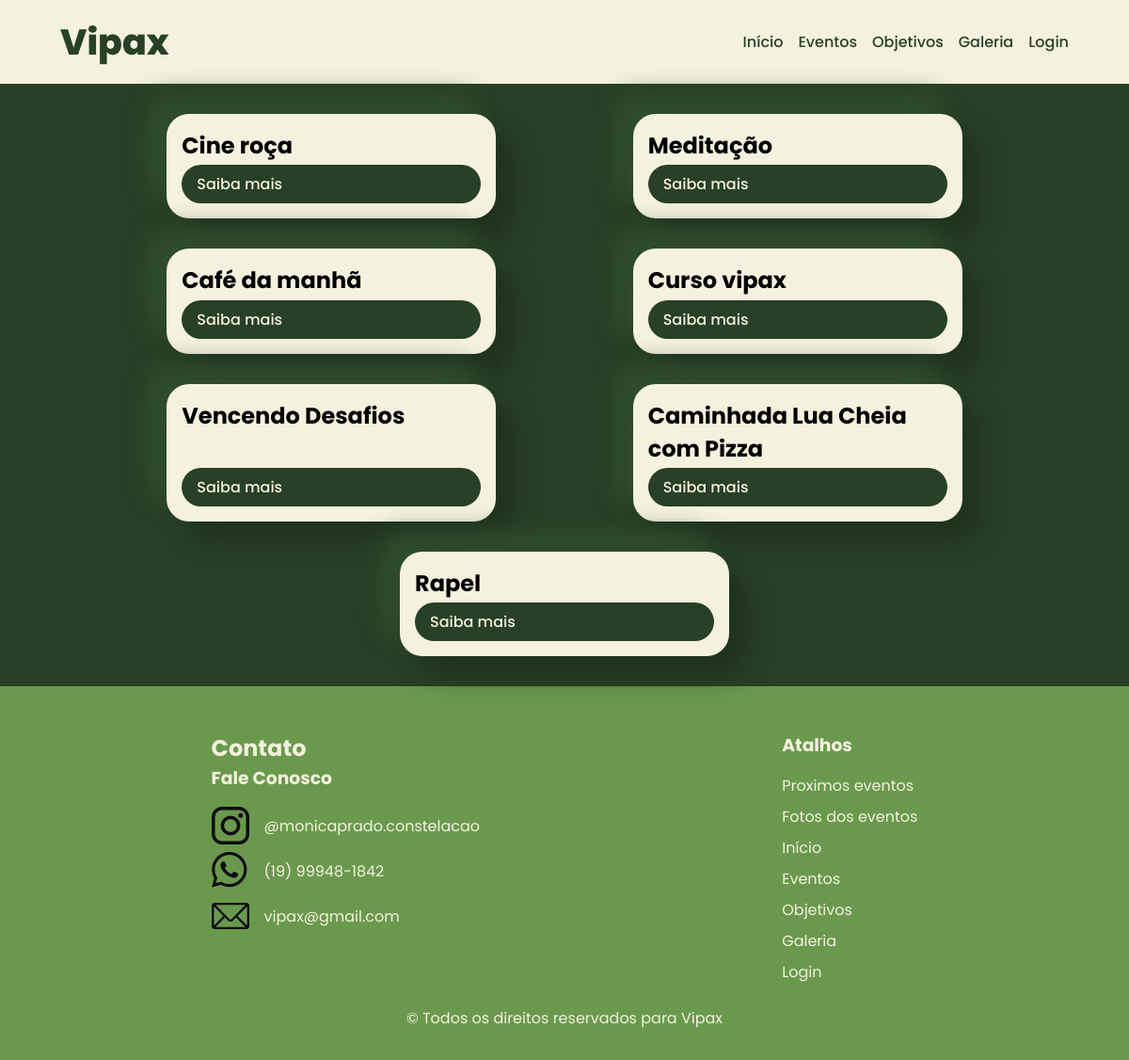
Page /eventos.php on the earlier database version.
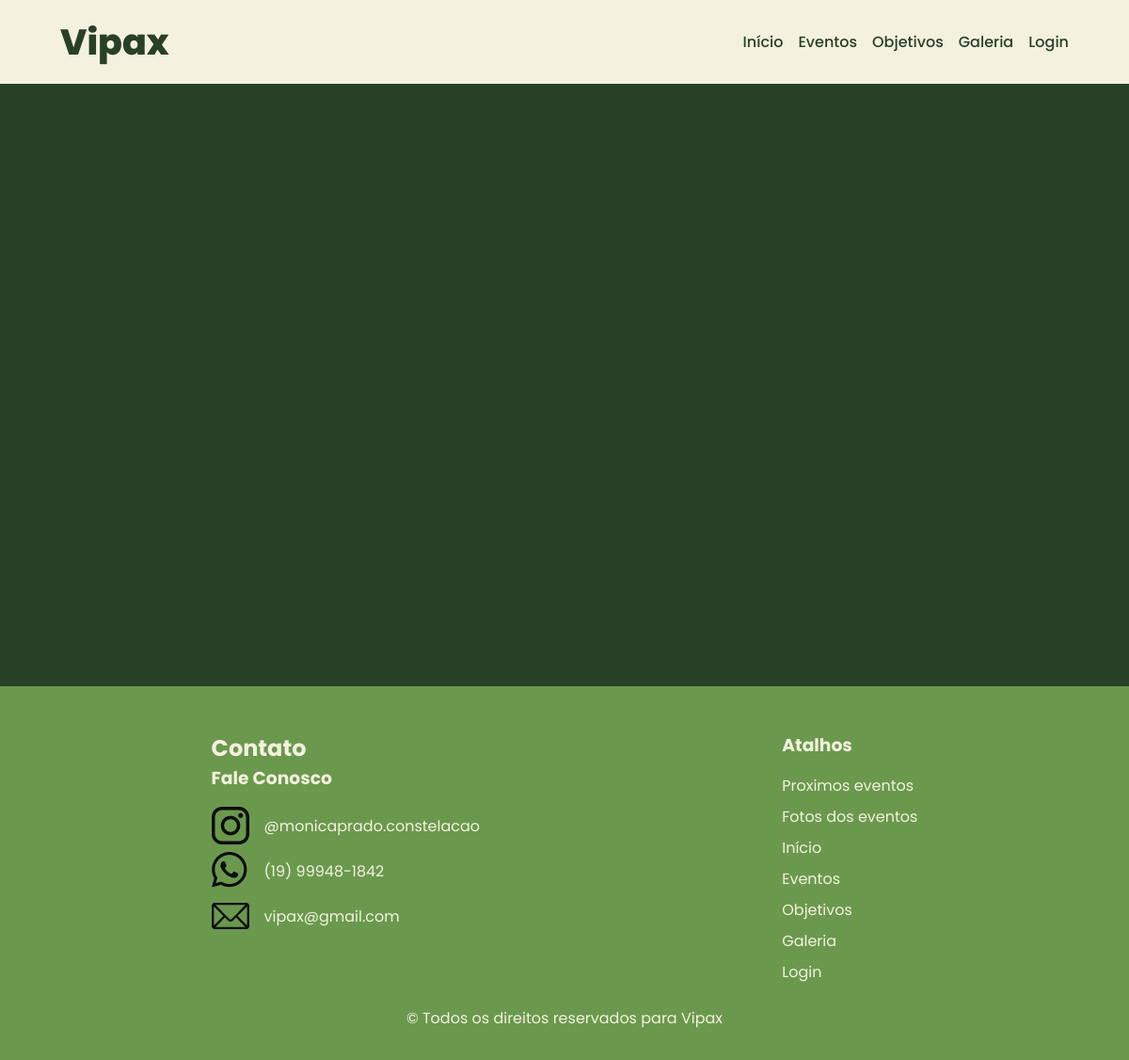
Same page on the later database version.
### tables this page shows
CREATE TABLE IF NOT EXISTS `eventos_comuns` (
  `id` int NOT NULL AUTO_INCREMENT,
  `nome` varchar(255) NOT NULL,
  `descricao` text,
  `id_galeria` int DEFAULT NULL,
  PRIMARY KEY (`id`)
);

### eventos.php (the view, shortened to what this page needs)
<?php
include "header.php";
include 'config/conexao.php';
?>
  <main id="eventos">
    <?php
    $sql_code = "SELECT eventos_comuns.nome AS nome,
                eventos_comuns.id AS id,
                eventos_comuns.descricao AS descricao
                FROM eventos_comuns;";
    $query_eventos_comuns = $mysqli->query($sql_code);
    while ($row = $query_eventos_comuns->fetch_assoc()) {
    ?>
    <section class="eventos">
        <div class="conteudo">
          <h2><?= $row['nome']; ?></h2>
          <a href="eventos.php?evento=<?= $row['id'] ?>" type="button" class="btn-saiba-mais">Saiba mais</a>
        </div>
    </section>
    <?php
    }
    ?>
  </main>
<?php
include "footer.php";
?>

Differences in the rows shown:
removed eventos_comuns: nome "Cine roça"
removed eventos_comuns: nome "Meditação"
removed eventos_comuns: nome "Café da manhã"
removed eventos_comuns: nome "Curso vipax"
removed eventos_comuns: nome "Vencendo Desafios"
removed eventos_comuns: nome "Caminhada Lua Cheia com Pizza"
removed eventos_comuns: nome "Rapel"
